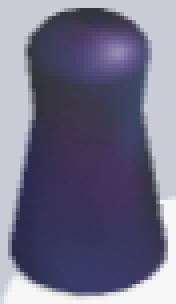
#> input picture templates/piece.png, 44 x 76 px (shown 4 times larger); its folder holds only this picture in this run
$ python -i skin_vision.py   (imports and definitions only)
#> lines starting #> are read from the running program, lines starting #| are printed output that depends on the picture; after the words box and inside, x2 and y2 are one past the last pixel; in counts of white or black regions, pixels touching at a corner belong together
#> further down, picture is the input picture: shape (76, 44, 3); mean B, G, R 134.5, 110.8, 112.2
"""Conservative, hue-independent fallback for round-head/tapered-body skins.

This module never captures a window or emits input. It returns a match only
when head/body geometry, material colour consistency and platform support
agree. Multiple plausible people are deliberately treated as ambiguous.
"""
from dataclasses import dataclass
import math

import cv2
import numpy as np


@dataclass
class SkinMatch:
    x: float
    y: float
    bbox: tuple[int, int, int, int]
    score: float
    mask: np.ndarray
    support_points: tuple = ()


# [262 lines left out: functions has_horizontal_character_mask, _aligned_body, _head_material, _material_plane, _recover_round_heads, _repair_texture_components and 3 more, not called in this run]


def find_skin_piece(frame, support_mask=None, min_foot_ratio=0.5):
#> called with min_foot_ratio = 0.5
    if frame is None or frame.ndim != 3 or frame.shape[2] != 3:
        return None
    height, width = frame.shape[:2]
#> height = 76; width = 44
    if min(height, width) < 32:
        return None
    if support_mask is not None:
        if (support_mask.shape != (height, width) or not support_mask.any()
                or (support_mask > 0).mean() > .90):
            return None  # broken/occluded captures cannot prove platform support
    top = int(height * 0.35)
#> top = 26
    crop = frame[top:]
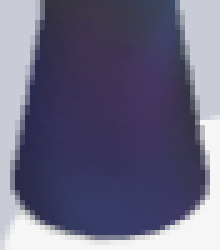
#> crop: shape (50, 44, 3) (shown 5 times larger); mean B, G, R 127.7, 102.1, 104.2
    lab = cv2.cvtColor(crop, cv2.COLOR_BGR2LAB)
#> lab: shape (50, 44, 3); mean of channels 0, 1, 2 109.4, 135.7, 113.2
    edges = cv2.Canny(cv2.cvtColor(crop, cv2.COLOR_BGR2GRAY), 25, 70)
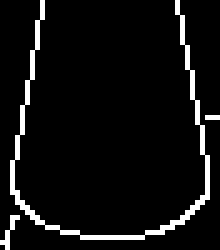
#> edges: shape (50, 44) (shown 5 times larger); 6.5% white in thin lines or dots
    # Lab chroma edges preserve equal-luminance but different-colour skins.
    # They are not a hue allowlist and do not change CUDA/OpenCL mask kernels.
    for channel in cv2.split(lab):
        edges |= cv2.Canny(channel, 20, 60)
#> this loop made 3 passes
#> pass 2, in find_skin_piece, `edges |= cv2.Canny(channel, 20, 60)`:
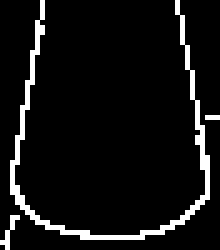
#> edges: shape (50, 44) (shown 5 times larger); 7.4% white in thin lines or dots
#> pass 3, in find_skin_piece, `edges |= cv2.Canny(channel, 20, 60)`:
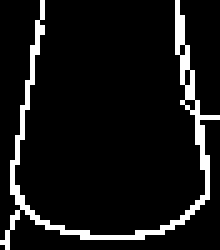
#> edges: shape (50, 44) (shown 5 times larger); 8.5% white in thin lines or dots
    contours, _ = cv2.findContours(edges, cv2.RETR_LIST, cv2.CHAIN_APPROX_SIMPLE)
#> contours = 4 contours, 3 with area under 20; largest, box (x1, y1, x2, y2) and area: (0, 0, 44, 50) 67
    shapes = []
    heads = []
    platforms = []
    for contour in contours:
        x, y, bw, bh = cv2.boundingRect(contour)
        if x <= 1 or x + bw >= width - 1 or bw < 5 or bh < 5:
            continue
        hull = cv2.convexHull(contour)
        area = cv2.contourArea(hull)
        if area < 20:
            continue
        solidity = cv2.contourArea(contour) / area
        shapes.append((x, y, bw, bh, contour, solidity))
        if bw >= width * .08 and area >= width * height * .003:
            platforms.append((bw, bh, area, hull))
        perimeter = cv2.arcLength(hull, True)
        circularity = 4 * math.pi * area / max(perimeter * perimeter, 1)
        if (max(8, width * .018) <= bw <= width * .10
                and .80 <= bw / bh <= 1.25 and circularity >= .84
                and solidity >= .72):
            heads.append((x, y, bw, bh, hull, circularity))
        elif (max(8, width * .018) <= bw <= width * .10
              and .65 <= bw / bh <= 1.55 and circularity >= .78 and solidity >= .72):
            for recovered in _recover_round_heads(lab, hull, x, y, bw, bh):
                rx, ry, rw, rh = cv2.boundingRect(recovered)
                recovered_hull = cv2.convexHull(recovered)
                recovered_area = cv2.contourArea(recovered_hull)
                if recovered_area < 20:
                    continue
                perimeter = cv2.arcLength(recovered_hull, True)
                roundness = 4 * math.pi * recovered_area / max(perimeter * perimeter, 1)
                recovered_solidity = cv2.contourArea(recovered) / recovered_area
                if (max(8, width * .018) <= rw <= width * .10
                        and .80 <= rw / rh <= 1.25 and roundness >= .84
                        and recovered_solidity >= .72):
                    heads.append((rx, ry, rw, rh, recovered_hull, roundness))
#> this loop made 4 passes
#> (x, y, bw, bh) on passes 1 to 4: (36, 19, 4, 4), (36, 13, 3, 5), (35, 8, 3, 4), (0, 0, 44, 50)
#> after the loop, heads = []; platforms = []; shapes = []

    matches = []
    match_heads = []
    for hx, hy, hw, hh, head, circularity in heads:
        diameter = (hw + hh) * .5
        bodies = [(shape, False) for shape in shapes if _aligned_body(shape, hx, hy, hw, hh)]
        # An edge proposal may pass the bounding box gates but later fail its
        # silhouette/material checks. Keep independent material proposals too;
        # their existence never bypasses any of the common validators below.
        bodies += [(shape, repaired) for shape, repaired in
                   _material_bodies(lab, head, hx, hy, hw, hh, with_origins=True)
                   if _aligned_body(shape, hx, hy, hw, hh)]
        has_original_match = False
        for (bx, by, bw, bh, body, solidity), repaired in bodies:
            # Boundary repair is a fallback for THIS head, not evidence that
            # a longer silhouette is more complete than an already validated
            # original. Even one connected textured component can contain a
            # same-colour platform seam. Other heads still need independent
            # validation, including their repair fallback, to detect ambiguity.
            if repaired and has_original_match:
                continue
            foot_y = by + bh + top
            foot_x = bx + bw * .5
            if foot_y < height * min_foot_ratio or foot_y >= height - 2:
                continue
            x0, x1 = min(hx, bx), max(hx + hw, bx + bw)
            y0, y1 = hy, by + bh
            if not (1.5 <= (y1 - y0) / (x1 - x0) <= 4.8):
                continue
            body_mask = np.zeros((bh, bw), dtype=np.uint8)
            shifted_body = body - np.array([[[bx, by]]], dtype=np.int32)
            cv2.drawContours(body_mask, [shifted_body], -1, 255, cv2.FILLED)
            row_widths = (body_mask > 0).sum(axis=1)
            if not _has_waist(row_widths):
                continue  # reject rods, cylinders and rectangular bottle caps
            head_mask = np.zeros((hh, hw), dtype=np.uint8)
            cv2.drawContours(head_mask, [head - np.array([[[hx, hy]]], dtype=np.int32)],
                             -1, 255, cv2.FILLED)
            kernel = np.ones((3, 3), np.uint8)
            head_core = cv2.erode(head_mask, kernel) > 0
            body_core = cv2.erode(body_mask, kernel) > 0
            if not head_core.any() or not body_core.any():
                continue
            head_colour = np.median(lab[hy:hy + hh, hx:hx + hw][head_core], axis=0)
            body_colour = np.median(lab[by:by + bh, bx:bx + bw][body_core], axis=0)
            if np.linalg.norm(head_colour - body_colour) > 35:
                continue
            # A closed edge can include the platform rim below a real body.
            # Whole-body medians hide that small foreign-material extension,
            # moving the foot and creating a second, otherwise valid person.
            # Check an eroded, head-scaled base band separately. Brightness
            # shading alone is not a different material; require chroma evidence
            # too, using the same frame-local head spread as material proposals.
            base_rows = max(3, int(round(diameter * .25)))
            base_core = body_core[-base_rows:]
            if not base_core.any():
                continue
            base_colour = np.median(
                lab[by:by + bh, bx:bx + bw][-base_rows:][base_core], axis=0)
            head_pixels = lab[hy:hy + hh, hx:hx + hw][head_core].astype(np.float32)
            chroma_spread = np.percentile(
                np.linalg.norm(head_pixels[:, 1:] - head_colour[1:], axis=1), 80)
            chroma_tolerance = float(np.clip(chroma_spread + 6, 12, 20))
            if (np.linalg.norm(head_colour - base_colour) > 35
                    and np.linalg.norm(head_colour[1:] - base_colour[1:]) > chroma_tolerance):
                continue
            support_points = ()
            if support_mask is not None:
                hits = 0
                for delta in (6, 10, 14, 18, 24):
                    sy = int(round(foot_y)) + delta
                    sx = int(round(foot_x))
                    if sy < height and support_mask[sy, max(0, sx - 4):min(width, sx + 5)].any():
                        hits += 1
                if hits < 2:
                    # White tops can have no HSV mask although their platform
                    # outline is complete. Confirm a broad supporting surface
                    # geometrically; do not expand the global white threshold.
                    witnesses = []
                    for pw, ph, area, hull in platforms:
                        if pw < diameter * 2 or ph < diameter or area < diameter * diameter * 2:
                            continue
                        points = []
                        supported_rows = 0
                        for delta in (6, 10, 14, 18, 24):
                            sy = int(round(foot_y)) + delta
                            sx = int(round(foot_x))
                            if sy >= height:
                                continue
                            row = [(px, sy) for px in range(max(0, sx - 4), min(width, sx + 5))
                                   if cv2.pointPolygonTest(hull, (float(px), float(sy - top)), False) >= 0]
                            if len(row) >= 5:
                                supported_rows += 1
                                points.extend(row)
                        if supported_rows >= 2:
                            witnesses.append(tuple(points))
                    if not witnesses:
                        continue
                    support_points = max(witnesses, key=len)
            if not repaired:
                has_original_match = True
            mask = np.zeros((y1 - y0, x1 - x0), dtype=np.uint8)
            mask[hy - y0:hy - y0 + hh, hx - x0:hx - x0 + hw] |= head_mask
            mask[by - y0:by - y0 + bh, bx - x0:bx - x0 + bw] |= body_mask
            candidate = SkinMatch(foot_x, float(foot_y),
                                  (x0, y0 + top, x1 - x0, y1 - y0),
                                  float(min(circularity, solidity)), mask, support_points)
            candidate_head = (hx, hy + top, hw, hh)
            duplicates = [i for i, old in enumerate(matches)
                          if math.hypot(old.x - candidate.x, old.y - candidate.y) < diameter * .35
                          or _nested_silhouette(old, match_heads[i], candidate, candidate_head)]
            if duplicates:
                index = duplicates[0]
                old = matches[index]
                nested = _nested_silhouette(old, match_heads[index], candidate, candidate_head)
                # For proven nesting the longer validated silhouette represents
                # the foot; a high-score interior fragment cannot truncate it.
                if ((nested and candidate.y > old.y)
                        or (candidate.score > old.score and (not nested or candidate.y == old.y))):
                    matches[index] = candidate
                    match_heads[index] = candidate_head
            else:
                matches.append(candidate)
                match_heads.append(candidate_head)
#> this loop made 0 passes
#> after the loop, match_heads = []; matches = []
    return matches[0] if len(matches) == 1 else None

>>> import cv2
>>> picture = cv2.imread('templates/piece.png')
>>> result = find_skin_piece(picture)
